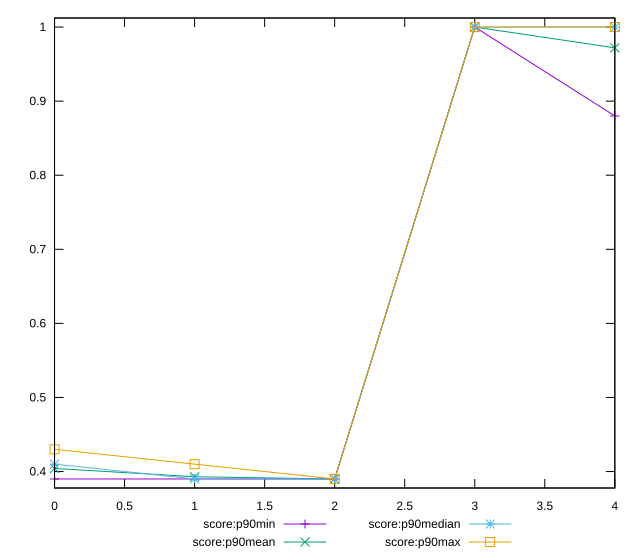

The script that saved this image:
reset

$scoreP90Min <<EOF
0 0.39
1 0.39
2 0.39
3 1
4 0.88
EOF

$scoreP90Mean <<EOF
0 0.4041489361702124
1 0.39297872340425555
2 0.3900000000000004
3 1
4 0.971914893617021
EOF

$scoreP90Median <<EOF
0 0.41
1 0.39
2 0.39
3 1
4 1
EOF

$scoreP90Max <<EOF
0 0.43
1 0.41
2 0.39
3 1
4 1
EOF

set key outside below
set xrange [0:4]
set yrange [0.3778:1.0122]
set trange [0.3778:1.0122]
set terminal svg size 640, 560 enhanced background rgb 'white'
set output "report_00025_2021-02-22T21:38:55.199Z/uses-webp-images/progression/score.svg"

plot $scoreP90Min title "score:p90min" with linespoints, \
     $scoreP90Mean title "score:p90mean" with linespoints, \
     $scoreP90Median title "score:p90median" with linespoints, \
     $scoreP90Max title "score:p90max" with linespoints

reset
